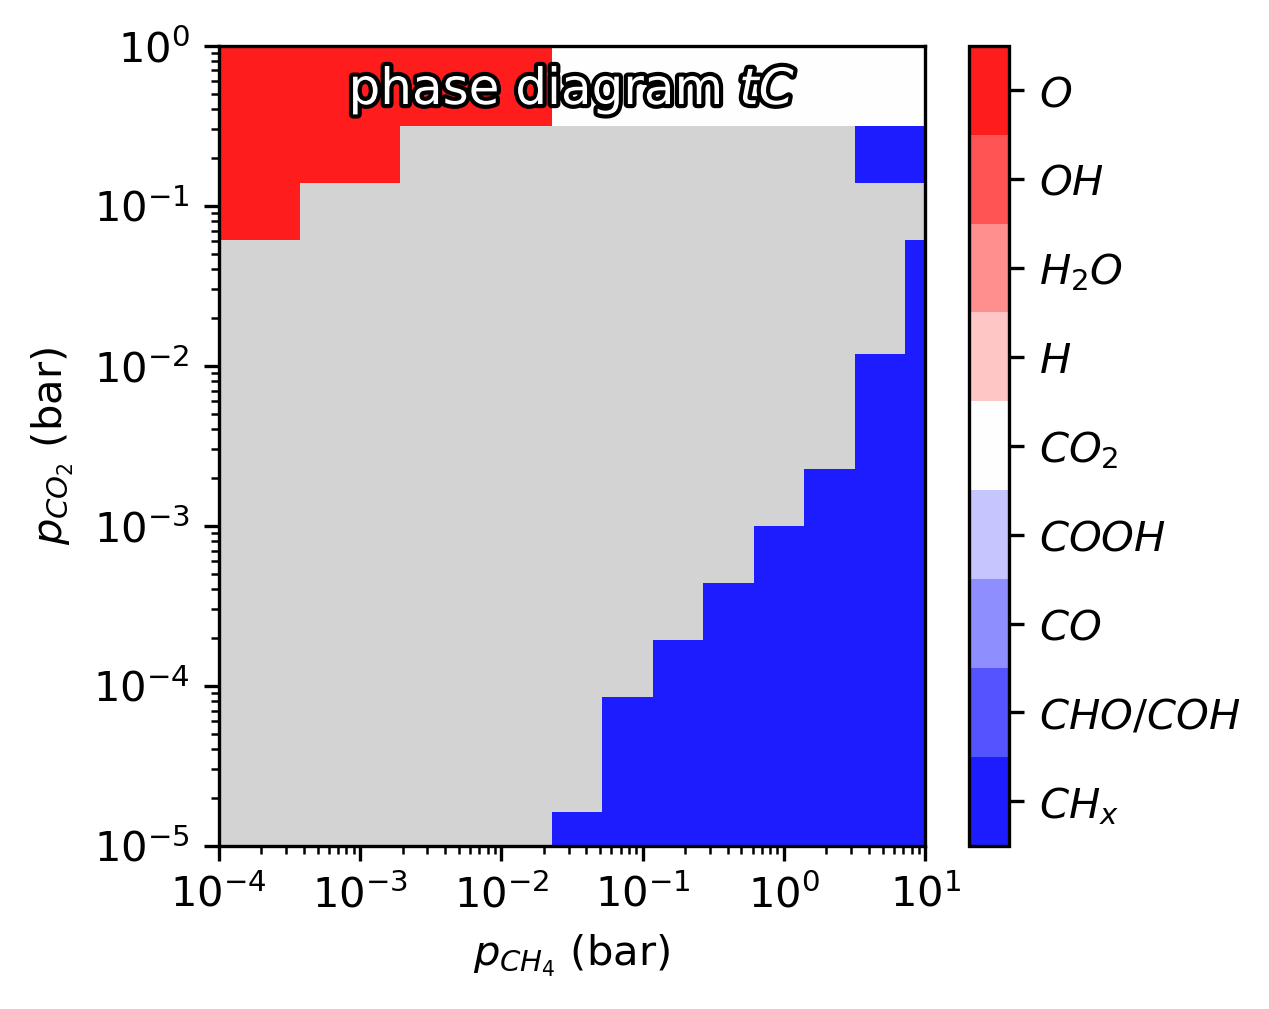

This chart was generated by the following Python code:
import matplotlib.pyplot as plt
from zacrostools.plot_functions import plot_heatmap

fig, axs = plt.subplots(1, figsize=(4.3, 3.5))

plot_heatmap(
    ax=axs,
    scan_path='simulation_results',
    x='pressure_CH4',
    y='pressure_CO2',
    z='phasediagram',
    min_coverage=50.0,
    site_type='tC',
    surf_spec_values={
        'CH3': 0.5, 'CH3_Pt': 0.5, 'CH2': 0.5, 'CH2_Pt': 0.5, 'CH': 0.5, 'CH_Pt': 0.5, 'C': 0.5,
        'C_Pt': 0.5,
        'CHO': 1.5, 'CHO_Pt': 1.5, 'COH': 1.5, 'COH_Pt': 1.5,
        'CO': 2.5, 'CO_Pt': 2.5,
        'COOH': 3.5, 'COOH_Pt': 3.5,
        'CO2': 4.5, 'CO2_Pt': 4.5,
        'H': 5.5, 'H_Pt': 5.5,
        'H2O': 6.5, 'H2O_Pt': 6.5,
        'OH': 7.5, 'OH_Pt': 7.5,
        'O': 8.5, 'O_Pt': 8.5
    },
    tick_values=[0.5, 1.5, 2.5, 3.5, 4.5, 5.5, 6.5, 7.5, 8.5],
    tick_labels=['$CH_{x}$', '$CHO/COH$', '$CO$', '$COOH$', '$CO_{2}$', '$H$', '$H_{2}O$', '$OH$', '$O$'],
    analysis_range=[50, 100],
    range_type='time',
    weights='time',
    auto_title=True,
    show_points=False,
    show_colorbar=True
)

plt.tight_layout()
plt.savefig('phasediagram_heatmap.png', dpi=300, bbox_inches='tight', transparent=False)
plt.show()
